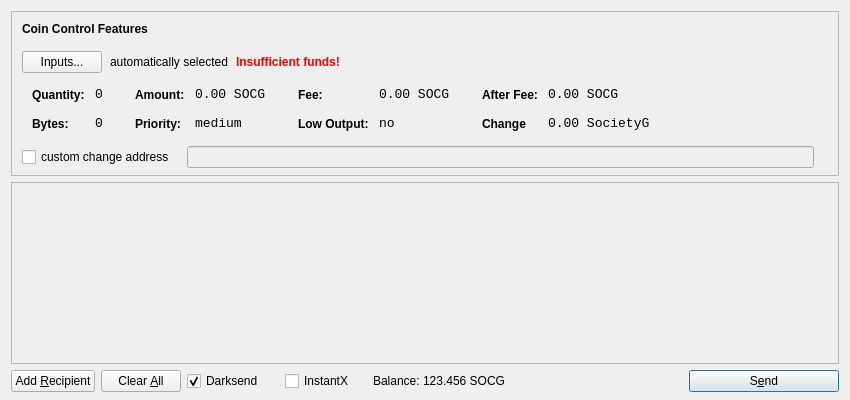
<?xml version="1.0" encoding="UTF-8"?>
<ui version="4.0">
 <class>SendCoinsDialog</class>
 <widget class="QDialog" name="SendCoinsDialog">
  <property name="geometry">
   <rect>
    <x>0</x>
    <y>0</y>
    <width>850</width>
    <height>400</height>
   </rect>
  </property>
  <property name="windowTitle">
   <string>Send Coins</string>
  </property>
  <layout class="QVBoxLayout" name="verticalLayout" stretch="0,1,0">
   <property name="bottomMargin">
    <number>8</number>
   </property>
   <item>
    <widget class="QFrame" name="frameCoinControl">
     <property name="sizePolicy">
      <sizepolicy hsizetype="Expanding" vsizetype="Expanding">
       <horstretch>0</horstretch>
       <verstretch>0</verstretch>
      </sizepolicy>
     </property>
     <property name="maximumSize">
      <size>
       <width>16777215</width>
       <height>16777215</height>
      </size>
     </property>
     <property name="frameShape">
      <enum>QFrame::StyledPanel</enum>
     </property>
     <property name="frameShadow">
      <enum>QFrame::Sunken</enum>
     </property>
     <layout class="QVBoxLayout" name="verticalLayoutCoinControl2">
      <property name="spacing">
       <number>6</number>
      </property>
      <property name="leftMargin">
       <number>0</number>
      </property>
      <property name="topMargin">
       <number>0</number>
      </property>
      <property name="rightMargin">
       <number>0</number>
      </property>
      <property name="bottomMargin">
       <number>6</number>
      </property>
      <item>
       <layout class="QVBoxLayout" name="verticalLayoutCoinControl" stretch="0,0,0,0,1">
        <property name="spacing">
         <number>0</number>
        </property>
        <property name="leftMargin">
         <number>10</number>
        </property>
        <property name="topMargin">
         <number>10</number>
        </property>
        <item>
         <layout class="QHBoxLayout" name="horizontalLayoutCoinControl1">
          <property name="bottomMargin">
           <number>15</number>
          </property>
          <item>
           <widget class="QLabel" name="labelCoinControlFeatures">
            <property name="sizePolicy">
             <sizepolicy hsizetype="Preferred" vsizetype="Maximum">
              <horstretch>0</horstretch>
              <verstretch>0</verstretch>
             </sizepolicy>
            </property>
            <property name="font">
             <font>
              <weight>75</weight>
              <bold>true</bold>
             </font>
            </property>
            <property name="styleSheet">
             <string notr="true">font-weight:bold;</string>
            </property>
            <property name="text">
             <string>Coin Control Features</string>
            </property>
           </widget>
          </item>
         </layout>
        </item>
        <item>
         <layout class="QHBoxLayout" name="horizontalLayoutCoinControl2" stretch="0,0,0,0">
          <property name="spacing">
           <number>8</number>
          </property>
          <property name="bottomMargin">
           <number>10</number>
          </property>
          <item>
           <widget class="QPushButton" name="pushButtonCoinControl">
            <property name="styleSheet">
             <string notr="true"/>
            </property>
            <property name="text">
             <string>Inputs...</string>
            </property>
           </widget>
          </item>
          <item>
           <widget class="QLabel" name="labelCoinControlAutomaticallySelected">
            <property name="text">
             <string>automatically selected</string>
            </property>
            <property name="margin">
             <number>5</number>
            </property>
           </widget>
          </item>
          <item>
           <widget class="QLabel" name="labelCoinControlInsuffFunds">
            <property name="font">
             <font>
              <weight>75</weight>
              <bold>true</bold>
             </font>
            </property>
            <property name="styleSheet">
             <string notr="true">color:red;font-weight:bold;</string>
            </property>
            <property name="text">
             <string>Insufficient funds!</string>
            </property>
            <property name="margin">
             <number>5</number>
            </property>
           </widget>
          </item>
          <item>
           <spacer name="horizontalSpacerCoinControl">
            <property name="orientation">
             <enum>Qt::Horizontal</enum>
            </property>
            <property name="sizeHint" stdset="0">
             <size>
              <width>40</width>
              <height>1</height>
             </size>
            </property>
           </spacer>
          </item>
         </layout>
        </item>
        <item>
         <widget class="QWidget" name="widgetCoinControl" native="true">
          <property name="sizePolicy">
           <sizepolicy hsizetype="Preferred" vsizetype="Preferred">
            <horstretch>0</horstretch>
            <verstretch>0</verstretch>
           </sizepolicy>
          </property>
          <property name="minimumSize">
           <size>
            <width>0</width>
            <height>0</height>
           </size>
          </property>
          <property name="styleSheet">
           <string notr="true"/>
          </property>
          <layout class="QHBoxLayout" name="horizontalLayoutCoinControl5">
           <property name="leftMargin">
            <number>0</number>
           </property>
           <property name="topMargin">
            <number>0</number>
           </property>
           <property name="rightMargin">
            <number>0</number>
           </property>
           <property name="bottomMargin">
            <number>0</number>
           </property>
           <item>
            <layout class="QHBoxLayout" name="horizontalLayoutCoinControl3" stretch="0,0,0,1">
             <property name="spacing">
              <number>20</number>
             </property>
             <property name="topMargin">
              <number>0</number>
             </property>
             <property name="bottomMargin">
              <number>10</number>
             </property>
             <item>
              <layout class="QFormLayout" name="formLayoutCoinControl1">
               <property name="horizontalSpacing">
                <number>10</number>
               </property>
               <property name="verticalSpacing">
                <number>14</number>
               </property>
               <property name="leftMargin">
                <number>10</number>
               </property>
               <property name="topMargin">
                <number>4</number>
               </property>
               <property name="rightMargin">
                <number>6</number>
               </property>
               <item row="0" column="0">
                <widget class="QLabel" name="labelCoinControlQuantityText">
                 <property name="styleSheet">
                  <string notr="true">font-weight:bold;</string>
                 </property>
                 <property name="text">
                  <string>Quantity:</string>
                 </property>
                 <property name="margin">
                  <number>0</number>
                 </property>
                </widget>
               </item>
               <item row="0" column="1">
                <widget class="QLabel" name="labelCoinControlQuantity">
                 <property name="font">
                  <font>
                   <family>Monospace</family>
                   <pointsize>10</pointsize>
                  </font>
                 </property>
                 <property name="cursor">
                  <cursorShape>IBeamCursor</cursorShape>
                 </property>
                 <property name="contextMenuPolicy">
                  <enum>Qt::ActionsContextMenu</enum>
                 </property>
                 <property name="text">
                  <string>0</string>
                 </property>
                 <property name="margin">
                  <number>0</number>
                 </property>
                 <property name="textInteractionFlags">
                  <set>Qt::LinksAccessibleByMouse|Qt::TextSelectableByKeyboard|Qt::TextSelectableByMouse</set>
                 </property>
                </widget>
               </item>
               <item row="1" column="0">
                <widget class="QLabel" name="labelCoinControlBytesText">
                 <property name="styleSheet">
                  <string notr="true">font-weight:bold;</string>
                 </property>
                 <property name="text">
                  <string>Bytes:</string>
                 </property>
                </widget>
               </item>
               <item row="1" column="1">
                <widget class="QLabel" name="labelCoinControlBytes">
                 <property name="font">
                  <font>
                   <family>Monospace</family>
                   <pointsize>10</pointsize>
                  </font>
                 </property>
                 <property name="cursor">
                  <cursorShape>IBeamCursor</cursorShape>
                 </property>
                 <property name="contextMenuPolicy">
                  <enum>Qt::ActionsContextMenu</enum>
                 </property>
                 <property name="text">
                  <string>0</string>
                 </property>
                 <property name="textInteractionFlags">
                  <set>Qt::LinksAccessibleByMouse|Qt::TextSelectableByKeyboard|Qt::TextSelectableByMouse</set>
                 </property>
                </widget>
               </item>
              </layout>
             </item>
             <item>
              <layout class="QFormLayout" name="formLayoutCoinControl2">
               <property name="horizontalSpacing">
                <number>10</number>
               </property>
               <property name="verticalSpacing">
                <number>14</number>
               </property>
               <property name="leftMargin">
                <number>6</number>
               </property>
               <property name="topMargin">
                <number>4</number>
               </property>
               <property name="rightMargin">
                <number>6</number>
               </property>
               <item row="0" column="0">
                <widget class="QLabel" name="labelCoinControlAmountText">
                 <property name="styleSheet">
                  <string notr="true">font-weight:bold;</string>
                 </property>
                 <property name="text">
                  <string>Amount:</string>
                 </property>
                 <property name="margin">
                  <number>0</number>
                 </property>
                </widget>
               </item>
               <item row="0" column="1">
                <widget class="QLabel" name="labelCoinControlAmount">
                 <property name="font">
                  <font>
                   <family>Monospace</family>
                   <pointsize>10</pointsize>
                  </font>
                 </property>
                 <property name="cursor">
                  <cursorShape>IBeamCursor</cursorShape>
                 </property>
                 <property name="contextMenuPolicy">
                  <enum>Qt::ActionsContextMenu</enum>
                 </property>
                 <property name="text">
                  <string>0.00 SOCG</string>
                 </property>
                 <property name="textInteractionFlags">
                  <set>Qt::LinksAccessibleByMouse|Qt::TextSelectableByKeyboard|Qt::TextSelectableByMouse</set>
                 </property>
                </widget>
               </item>
               <item row="1" column="0">
                <widget class="QLabel" name="labelCoinControlPriorityText">
                 <property name="styleSheet">
                  <string notr="true">font-weight:bold;</string>
                 </property>
                 <property name="text">
                  <string>Priority:</string>
                 </property>
                </widget>
               </item>
               <item row="1" column="1">
                <widget class="QLabel" name="labelCoinControlPriority">
                 <property name="font">
                  <font>
                   <family>Monospace</family>
                   <pointsize>10</pointsize>
                  </font>
                 </property>
                 <property name="cursor">
                  <cursorShape>IBeamCursor</cursorShape>
                 </property>
                 <property name="contextMenuPolicy">
                  <enum>Qt::ActionsContextMenu</enum>
                 </property>
                 <property name="text">
                  <string>medium</string>
                 </property>
                 <property name="textInteractionFlags">
                  <set>Qt::LinksAccessibleByMouse|Qt::TextSelectableByKeyboard|Qt::TextSelectableByMouse</set>
                 </property>
                </widget>
               </item>
              </layout>
             </item>
             <item>
              <layout class="QFormLayout" name="formLayoutCoinControl3">
               <property name="horizontalSpacing">
                <number>10</number>
               </property>
               <property name="verticalSpacing">
                <number>14</number>
               </property>
               <property name="leftMargin">
                <number>6</number>
               </property>
               <property name="topMargin">
                <number>4</number>
               </property>
               <property name="rightMargin">
                <number>6</number>
               </property>
               <item row="0" column="0">
                <widget class="QLabel" name="labelCoinControlFeeText">
                 <property name="styleSheet">
                  <string notr="true">font-weight:bold;</string>
                 </property>
                 <property name="text">
                  <string>Fee:</string>
                 </property>
                 <property name="margin">
                  <number>0</number>
                 </property>
                </widget>
               </item>
               <item row="0" column="1">
                <widget class="QLabel" name="labelCoinControlFee">
                 <property name="font">
                  <font>
                   <family>Monospace</family>
                   <pointsize>10</pointsize>
                  </font>
                 </property>
                 <property name="cursor">
                  <cursorShape>IBeamCursor</cursorShape>
                 </property>
                 <property name="contextMenuPolicy">
                  <enum>Qt::ActionsContextMenu</enum>
                 </property>
                 <property name="text">
                  <string>0.00 SOCG</string>
                 </property>
                 <property name="textInteractionFlags">
                  <set>Qt::LinksAccessibleByMouse|Qt::TextSelectableByKeyboard|Qt::TextSelectableByMouse</set>
                 </property>
                </widget>
               </item>
               <item row="1" column="0">
                <widget class="QLabel" name="labelCoinControlLowOutputText">
                 <property name="styleSheet">
                  <string notr="true">font-weight:bold;</string>
                 </property>
                 <property name="text">
                  <string>Low Output:</string>
                 </property>
                </widget>
               </item>
               <item row="1" column="1">
                <widget class="QLabel" name="labelCoinControlLowOutput">
                 <property name="font">
                  <font>
                   <family>Monospace</family>
                   <pointsize>10</pointsize>
                  </font>
                 </property>
                 <property name="cursor">
                  <cursorShape>IBeamCursor</cursorShape>
                 </property>
                 <property name="contextMenuPolicy">
                  <enum>Qt::ActionsContextMenu</enum>
                 </property>
                 <property name="text">
                  <string>no</string>
                 </property>
                 <property name="textInteractionFlags">
                  <set>Qt::LinksAccessibleByMouse|Qt::TextSelectableByKeyboard|Qt::TextSelectableByMouse</set>
                 </property>
                </widget>
               </item>
              </layout>
             </item>
             <item>
              <layout class="QFormLayout" name="formLayoutCoinControl4">
               <property name="horizontalSpacing">
                <number>10</number>
               </property>
               <property name="verticalSpacing">
                <number>14</number>
               </property>
               <property name="leftMargin">
                <number>6</number>
               </property>
               <property name="topMargin">
                <number>4</number>
               </property>
               <property name="rightMargin">
                <number>6</number>
               </property>
               <item row="0" column="0">
                <widget class="QLabel" name="labelCoinControlAfterFeeText">
                 <property name="styleSheet">
                  <string notr="true">font-weight:bold;</string>
                 </property>
                 <property name="text">
                  <string>After Fee:</string>
                 </property>
                 <property name="margin">
                  <number>0</number>
                 </property>
                </widget>
               </item>
               <item row="0" column="1">
                <widget class="QLabel" name="labelCoinControlAfterFee">
                 <property name="font">
                  <font>
                   <family>Monospace</family>
                   <pointsize>10</pointsize>
                  </font>
                 </property>
                 <property name="cursor">
                  <cursorShape>IBeamCursor</cursorShape>
                 </property>
                 <property name="contextMenuPolicy">
                  <enum>Qt::ActionsContextMenu</enum>
                 </property>
                 <property name="text">
                  <string>0.00 SOCG</string>
                 </property>
                 <property name="textInteractionFlags">
                  <set>Qt::LinksAccessibleByMouse|Qt::TextSelectableByKeyboard|Qt::TextSelectableByMouse</set>
                 </property>
                </widget>
               </item>
               <item row="1" column="0">
                <widget class="QLabel" name="labelCoinControlChangeText">
                 <property name="styleSheet">
                  <string notr="true">font-weight:bold;</string>
                 </property>
                 <property name="text">
                  <string>Change</string>
                 </property>
                </widget>
               </item>
               <item row="1" column="1">
                <widget class="QLabel" name="labelCoinControlChange">
                 <property name="font">
                  <font>
                   <family>Monospace</family>
                   <pointsize>10</pointsize>
                  </font>
                 </property>
                 <property name="cursor">
                  <cursorShape>IBeamCursor</cursorShape>
                 </property>
                 <property name="contextMenuPolicy">
                  <enum>Qt::ActionsContextMenu</enum>
                 </property>
                 <property name="text">
                  <string>0.00 SocietyG</string>
                 </property>
                 <property name="textInteractionFlags">
                  <set>Qt::LinksAccessibleByMouse|Qt::TextSelectableByKeyboard|Qt::TextSelectableByMouse</set>
                 </property>
                </widget>
               </item>
              </layout>
             </item>
            </layout>
           </item>
          </layout>
         </widget>
        </item>
        <item>
         <layout class="QHBoxLayout" name="horizontalLayoutCoinControl4" stretch="0,0,0">
          <property name="spacing">
           <number>12</number>
          </property>
          <property name="sizeConstraint">
           <enum>QLayout::SetDefaultConstraint</enum>
          </property>
          <property name="topMargin">
           <number>5</number>
          </property>
          <property name="rightMargin">
           <number>5</number>
          </property>
          <item>
           <widget class="QCheckBox" name="checkBoxCoinControlChange">
            <property name="text">
             <string>custom change address</string>
            </property>
           </widget>
          </item>
          <item>
           <widget class="QLineEdit" name="lineEditCoinControlChange">
            <property name="enabled">
             <bool>false</bool>
            </property>
            <property name="sizePolicy">
             <sizepolicy hsizetype="Expanding" vsizetype="Fixed">
              <horstretch>0</horstretch>
              <verstretch>0</verstretch>
             </sizepolicy>
            </property>
           </widget>
          </item>
          <item>
           <widget class="QLabel" name="labelCoinControlChangeLabel">
            <property name="sizePolicy">
             <sizepolicy hsizetype="Preferred" vsizetype="Expanding">
              <horstretch>0</horstretch>
              <verstretch>0</verstretch>
             </sizepolicy>
            </property>
            <property name="minimumSize">
             <size>
              <width>0</width>
              <height>0</height>
             </size>
            </property>
            <property name="text">
             <string/>
            </property>
            <property name="margin">
             <number>3</number>
            </property>
           </widget>
          </item>
         </layout>
        </item>
        <item>
         <spacer name="verticalSpacerCoinControl">
          <property name="orientation">
           <enum>Qt::Vertical</enum>
          </property>
          <property name="sizeHint" stdset="0">
           <size>
            <width>800</width>
            <height>1</height>
           </size>
          </property>
         </spacer>
        </item>
       </layout>
      </item>
     </layout>
    </widget>
   </item>
   <item>
    <widget class="QScrollArea" name="scrollArea">
     <property name="widgetResizable">
      <bool>true</bool>
     </property>
     <widget class="QWidget" name="scrollAreaWidgetContents">
      <property name="geometry">
       <rect>
        <x>0</x>
        <y>0</y>
        <width>830</width>
        <height>172</height>
       </rect>
      </property>
      <layout class="QVBoxLayout" name="verticalLayout_2">
       <property name="leftMargin">
        <number>0</number>
       </property>
       <property name="topMargin">
        <number>0</number>
       </property>
       <property name="rightMargin">
        <number>0</number>
       </property>
       <property name="bottomMargin">
        <number>0</number>
       </property>
       <item>
        <layout class="QVBoxLayout" name="entries">
         <property name="spacing">
          <number>6</number>
         </property>
        </layout>
       </item>
       <item>
        <spacer name="verticalSpacer">
         <property name="orientation">
          <enum>Qt::Vertical</enum>
         </property>
         <property name="sizeHint" stdset="0">
          <size>
           <width>20</width>
           <height>40</height>
          </size>
         </property>
        </spacer>
       </item>
      </layout>
     </widget>
    </widget>
   </item>
   <item>
    <layout class="QHBoxLayout" name="horizontalLayout">
     <item>
      <widget class="QPushButton" name="addButton">
       <property name="toolTip">
        <string>Send to multiple recipients at once</string>
       </property>
       <property name="text">
        <string>Add &amp;Recipient</string>
       </property>
       <property name="autoDefault">
        <bool>false</bool>
       </property>
      </widget>
     </item>
     <item>
      <widget class="QPushButton" name="clearButton">
       <property name="sizePolicy">
        <sizepolicy hsizetype="Minimum" vsizetype="Fixed">
         <horstretch>0</horstretch>
         <verstretch>0</verstretch>
        </sizepolicy>
       </property>
       <property name="toolTip">
        <string>Remove all transaction fields</string>
       </property>
       <property name="text">
        <string>Clear &amp;All</string>
       </property>
       <property name="autoRepeatDelay">
        <number>300</number>
       </property>
       <property name="autoDefault">
        <bool>false</bool>
       </property>
      </widget>
     </item>
     <item>
      <layout class="QHBoxLayout" name="horizontalLayout_2">
       <property name="spacing">
        <number>3</number>
       </property>
       <item>
        <widget class="QCheckBox" name="checkUseDarksend">
         <property name="minimumSize">
          <size>
           <width>95</width>
           <height>0</height>
          </size>
         </property>
         <property name="text">
          <string>Darksend</string>
         </property>
         <property name="checked">
          <bool>true</bool>
         </property>
        </widget>
       </item>
       <item>
        <widget class="QCheckBox" name="checkInstantX">
         <property name="enabled">
          <bool>true</bool>
         </property>
         <property name="minimumSize">
          <size>
           <width>85</width>
           <height>0</height>
          </size>
         </property>
         <property name="text">
          <string>InstantX</string>
         </property>
        </widget>
       </item>
       <item>
        <widget class="QLabel" name="label">
         <property name="sizePolicy">
          <sizepolicy hsizetype="Preferred" vsizetype="Fixed">
           <horstretch>0</horstretch>
           <verstretch>0</verstretch>
          </sizepolicy>
         </property>
         <property name="text">
          <string>Balance:</string>
         </property>
        </widget>
       </item>
       <item>
        <widget class="QLabel" name="labelBalance">
         <property name="sizePolicy">
          <sizepolicy hsizetype="Preferred" vsizetype="Fixed">
           <horstretch>0</horstretch>
           <verstretch>0</verstretch>
          </sizepolicy>
         </property>
         <property name="cursor">
          <cursorShape>IBeamCursor</cursorShape>
         </property>
         <property name="text">
          <string>123.456 SOCG</string>
         </property>
         <property name="textInteractionFlags">
          <set>Qt::LinksAccessibleByMouse|Qt::TextSelectableByKeyboard|Qt::TextSelectableByMouse</set>
         </property>
        </widget>
       </item>
      </layout>
     </item>
     <item>
      <spacer name="horizontalSpacer">
       <property name="orientation">
        <enum>Qt::Horizontal</enum>
       </property>
       <property name="sizeHint" stdset="0">
        <size>
         <width>35</width>
         <height>20</height>
        </size>
       </property>
      </spacer>
     </item>
     <item>
      <widget class="QPushButton" name="sendButton">
       <property name="minimumSize">
        <size>
         <width>150</width>
         <height>0</height>
        </size>
       </property>
       <property name="toolTip">
        <string>Confirm the send action</string>
       </property>
       <property name="text">
        <string>S&amp;end</string>
       </property>
       <property name="icon">
        <iconset resource="../bitcoin.qrc">
         <normaloff>:/icons/send-black</normaloff>:/icons/send-black</iconset>
       </property>
       <property name="default">
        <bool>true</bool>
       </property>
      </widget>
     </item>
    </layout>
   </item>
  </layout>
 </widget>
 <resources>
  <include location="../bitcoin.qrc"/>
 </resources>
 <connections/>
</ui>
